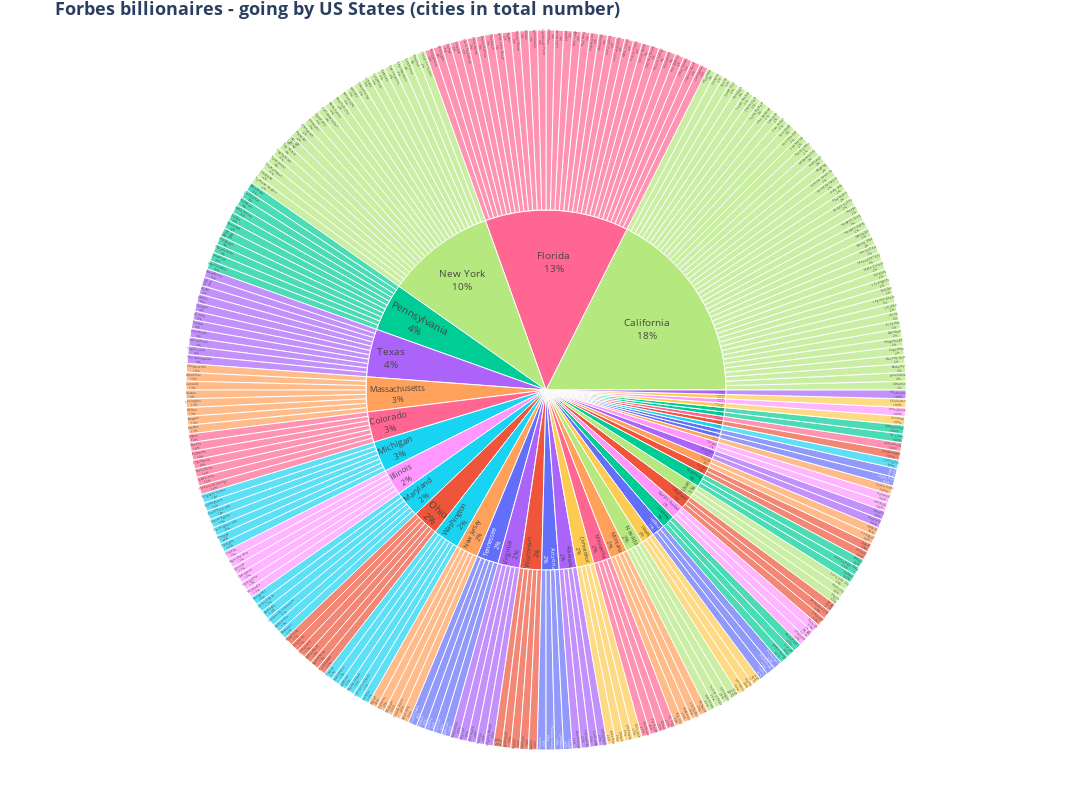

The code cell stored with this chart in its notebook:
### Code cell
import plotly.express as px

fig = px.sunburst(gr_us_state, width=1280, height=800,
                  path=["US_State", "City"], values="size",
                  color="US_State",
                  title="<span style='font-size:18px;'><b>Forbes billionaires - going by US States (cities in total number)</b></span><b></b>"
                  )
fig.update_layout(font_size=10, margin=dict(l=10, r=10, t=30, b=50))
fig.update_traces(textinfo="label+percent parent")
fig.show()

### Figure 1 — Plotly figure (JSON) as saved in the notebook; plotly's stock layout.template omitted (floating-point values rounded to 4 significant figures; data arrays with more than 128 entries replaced by an {"elided": "..."} marker saying what was removed)
{"data": [{"branchvalues": "total", "customdata": {"elided": "301x1 str values"}, "domain": {"x": [0, 1], "y": [0, 1]}, "hovertemplate": "labels=%{label}<br>size=%{value}<br>parent=%{parent}<br>id=%{id}<br>US_State=%{customdata[0]}<extra></extra>", "ids": {"elided": "301 str values"}, "labels": {"elided": "301 str values"}, "marker": {"colors": {"elided": "301 str values"}}, "name": "", "parents": {"elided": "301 str values"}, "textinfo": "label+percent parent", "type": "sunburst", "values": {"elided": "301 int values"}}], "layout": {"font": {"size": 10}, "height": 800, "legend": {"tracegroupgap": 0}, "margin": {"b": 50, "l": 10, "r": 10, "t": 30}, "title": {"text": "<span style='font-size:18px;'><b>Forbes billionaires - going by US States (cities in total number)</b></span><b></b>"}, "width": 1280}}
